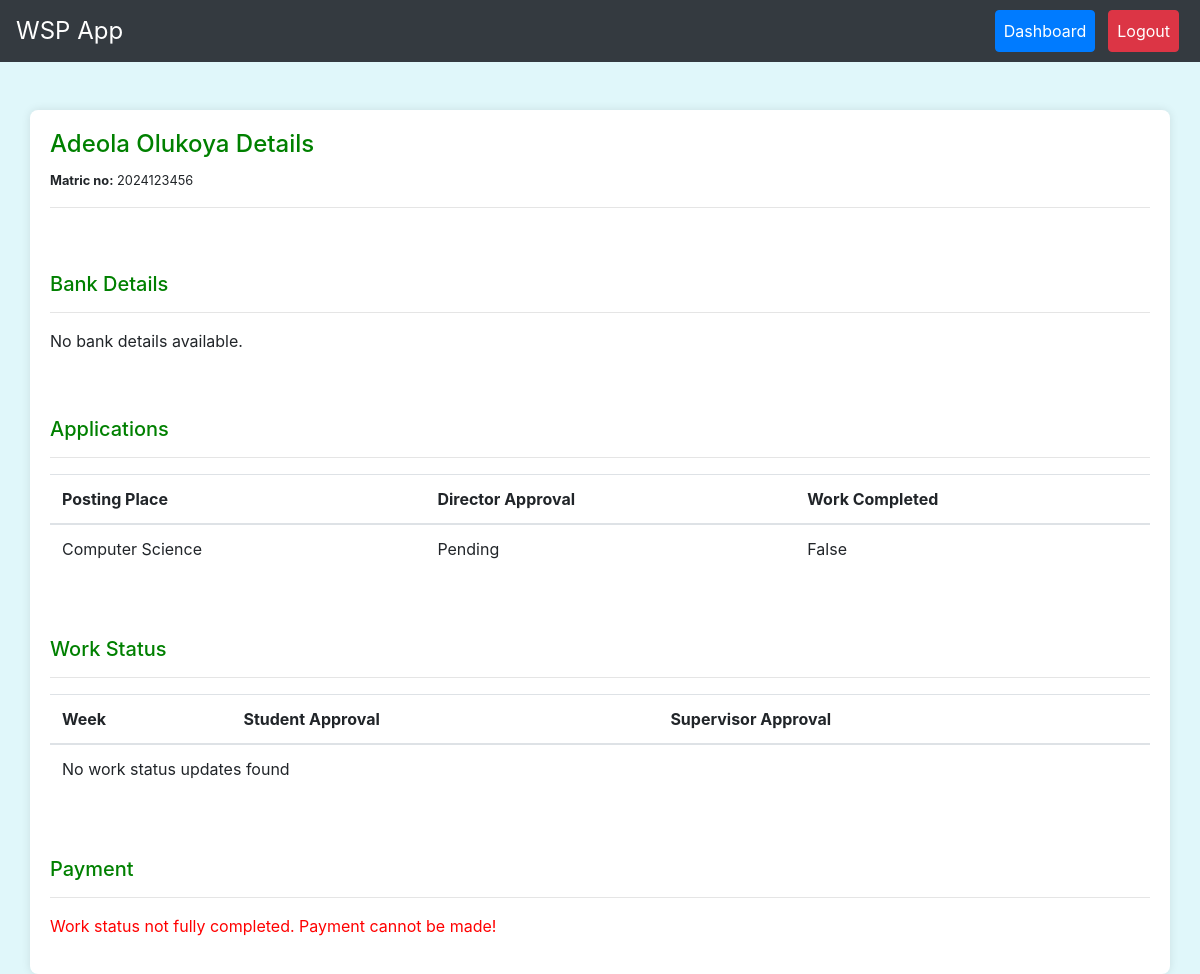
The page /student/3/ (signed in) on the database its author committed.
### workapp/models.py (models this page shows, shortened)
class User(AbstractUser):
    ROLE_CHOICES = (
        ('student', 'Student'),
        ('director', 'Director'),
        ('supervisor', 'Supervisor'),
    )
    role = models.CharField(max_length=10, choices=ROLE_CHOICES)
    username = models.CharField(max_length=20, null=True, blank=True, unique=False, default='new_user')
    matric_number = models.CharField(max_length=20, null=True, blank=True, unique=True)
    staff_id = models.CharField(max_length=10, null=True, blank=True, unique=True)
    email = models.EmailField(null=True, blank=False, unique=True)
    department = models.CharField(max_length=100, null=True, blank=False)
    course_of_study = models.CharField(max_length=100, null=True, blank=False)
    faculty = models.CharField(max_length=100, null=True, blank=True, default='Science')
    specialization = models.CharField(max_length=100, null=True, blank=True)
    first_name = models.CharField(max_length=100)
    last_name = models.CharField(max_length=100)
    phone_number = models.CharField(max_length=12, null=True, blank=True, default='08012345678')
    contact_address = models.TextField(null=True, blank=True, default='Ogun State')
    date_of_birth = models.DateField(null=True, blank=True)
    GENDER_CHOICES = [
        ('M', 'Male'),
        ('F', 'Female')
    ]
    gender = models.CharField(max_length=1, choices=GENDER_CHOICES, null=True, blank=True)
    registration_date = models.DateField(default=date.today)
    def __str__(self):
        return f'{self.first_name} {self.last_name}'

class StudentApplication(models.Model):
    student = models.ForeignKey(User, on_delete=models.CASCADE, related_name='applications', null=True)
    posting_place = models.ForeignKey(PostingPlace, on_delete=models.CASCADE)
    STATUS_CHOICES = [
        ('pending', 'Pending'),
        ('approved', 'Approved'),
        ('rejected', 'Rejected'),
    ]
    status = models.CharField(max_length=10, choices=STATUS_CHOICES, default='pending')
    director_approval = models.BooleanField(default=False)
    work_completed = models.BooleanField(default=False, null=True, blank=True)
    payment_status = models.BooleanField(default=False, null=True, blank=True)
    start_date = models.DateField(null=True, blank=True)
    end_date = models.DateField(null=True, blank=True)
    student_photo = models.ImageField(upload_to='student_photos/', default=default_student_photo, null=True, blank=True)
    hod_recommendation_letter = models.FileField(upload_to='hod_signatures/', default=default_hod_signature, null=True, blank=True)
    room_number = models.CharField(max_length=20, null=True, blank=True)
    cgpa = models.DecimalField(max_digits=4, decimal_places=2, null=True, blank=True)
    year_of_study = models.IntegerField(null=True, blank=True)
    reason_for_desiring_to_work = models.TextField(null=True, blank=True)
    signature = models.FileField(upload_to='signatures/', default=default_signature, null=True, blank=True)
    area_of_interest = models.CharField(max_length=255, null=True, blank=True)
    date_signed = models.DateField(null=True, blank=True)
    class Meta:
        ordering = [Case(
            When(status='pending', then=Value(0)),
            When(status='approved', then=Value(1)),
            When(status='rejected', then=Value(2)),
            output_field=IntegerField(),
        )]

class PostingPlace(models.Model):
    name = models.CharField(max_length=100)
    location = models.CharField(max_length=100, null=True, blank=True, default='School Campus')
    supervisor = models.ForeignKey(User, on_delete=models.SET_NULL, null=True, blank=True)

### workapp/views.py (the view)
# urls.py: path('student/<int:pk>/', views.student_detail, name='student_detail'),
@login_required
def student_detail(request, pk):
    student = get_object_or_404(User, pk=pk, role='student')
    applications = StudentApplication.objects.filter(student=student)
    bank_details = BankDetails.objects.filter(user=student).first()
    work_statuses = WorkStatus.objects.filter(application__student=student)
    all_work_status_approved = all(ws.supervisor_checked for ws in work_statuses)
    latest_application = applications.latest('id') if applications.exists() else None
    try:
        bank_detail = BankDetails.objects.get(user=student)
        print(f" {student.username} bank details => {bank_detail}")
    except BankDetails.DoesNotExist:
        bank_detail = None
    context = {
        'student': student,
        'applications': applications,
        'bank_details': bank_details,
        'work_statuses': work_statuses,
        'all_work_status_approved': all_work_status_approved,
        'latest_application':latest_application,
        'bank_detail':bank_detail
    }
    return render(request, 'student_detail.html', context)

### workapp/templates/student_detail.html (shortened to what this page needs)
{% extends 'base.html' %}
{% block content %}
    <h4 style="color:green"> {{ student.first_name }} {{ student.last_name }} Details</h4>
    <small><b>Matric no:</b> {{ student.matric_number }}</small>
    <hr><br> <br>
    <h5 style="color:green">Bank Details</h5><hr>
    {% if bank_details %}
        <p>Bank Name: {{ bank_detail.bank_name }}</p>
        <p>Account Number: {{ bank_detail.account_number }}</p>
        <p>Account Name: {{ bank_detail.account_name }}</p>
    {% else %}
        <p>No bank details available.</p>
    {% endif %}
    <br> <br>
    <h5 style="color:green">Applications</h5> <hr>
    <table class="table">
        <thead>
            <tr>
                <th>Posting Place</th>
                <th>Director Approval</th>
                <th>Work Completed</th>
            </tr>
        </thead>
        <tbody>
            {% for application in applications %}
            <tr>
                <td>{{ application.posting_place.name }}</td>
                <td>{{ application.get_status_display }}</td>
                <td>{{ application.work_completed }}</td>
            </tr>
            {% empty %}
            <tr>
                <td colspan="3">No applications found</td>
            </tr>
            {% endfor %}
        </tbody>
    </table> <br> <br>
    <h5 style="color:green">Work Status</h5> <hr>
    <table class="table">
        <thead>
            <tr>
                <th>Week</th>
                <th>Student Approval</th>
                <th>Supervisor Approval</th>
            </tr>
        </thead>
        <tbody>
            {% for work_status in work_statuses %}
            <tr>
                <td>{{ work_status.week_number }}</td>
                <td>{{ work_status.student_checked }}</td>
                <td>{{ work_status.supervisor_checked }}</td>
            </tr>
            {% empty %}
            <tr>
                <td colspan="3">No work status updates found</td>
            </tr>
            {% endfor %}
        </tbody>
    </table>
    <br><br>
    <h5 style="color:green">Payment</h5> <hr>
    {% if latest_application.work_completed and not latest_application.payment_status %}
        <form method="post" action="{% url 'make_payment' student.id %}">
            {% csrf_token %}
            <button type="submit" class="btn btn-success">Make Payment</button>
        </form>
    {% elif latest_application.payment_status %}
        <p style="color:blue;">Payment already made.</p>
    {% else %}
        <p style="color:red;">Work status not fully completed. Payment cannot be made!</p>
    {% endif %}
{% endblock %}

### workapp/templates/base.html (style rules this page uses)
body { background-color: #e0f7fa; }

### rows shown on the page
User: first_name "Adeola", last_name "Olukoya", matric_number "2024123456"
StudentApplication: posting_place.name "Computer Science", status "Pending", work_completed "False"
